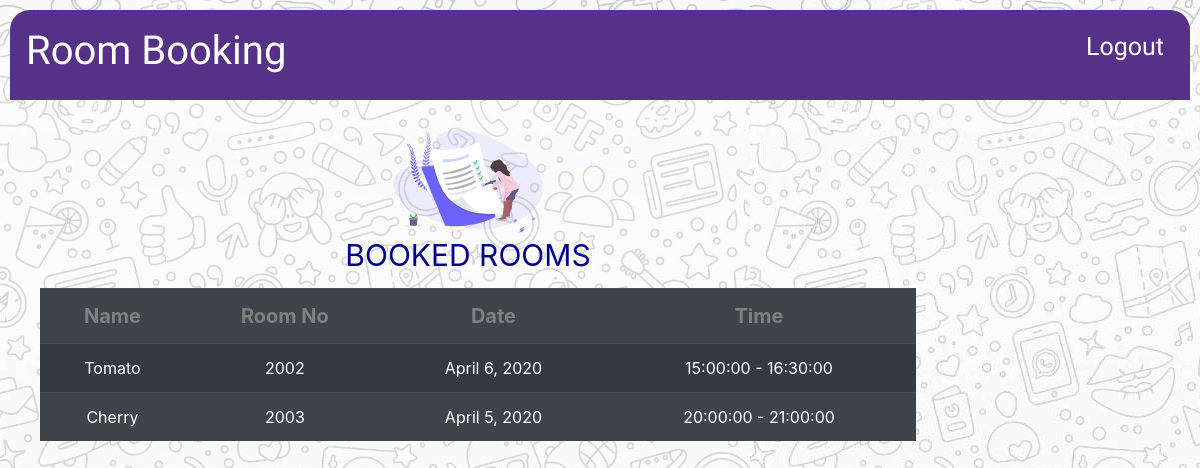
Before: /viewBookings (signed in) with the older database file.
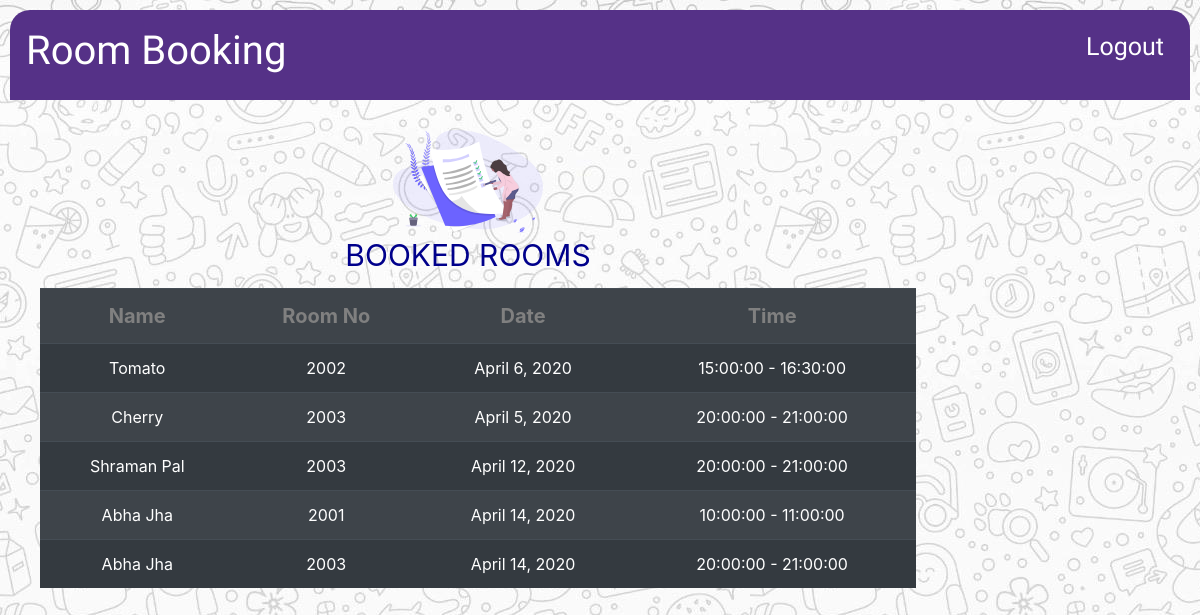
After: the same page with the newer database file.
### RoomBooking/models.py (models this page shows, shortened)
class Guest(models.Model):
    user=models.ForeignKey(User,on_delete=models.CASCADE,default=None)
    Name=models.CharField(max_length=50,null=True)
    roomNo=models.IntegerField(default=None)
    Date=models.DateField(default=datetime.date.today,blank=True)
    Time=models.ForeignKey(Available,on_delete=models.CASCADE,default=None)

class Available(models.Model):
    roomNo=models.IntegerField(default=None)
    startTime=models.TimeField(default=datetime.time(0,0,0))
    endTime=models.TimeField(default=datetime.time(0,0,0))
    def __str__(self):
        return "%s - %s"%(str(self.startTime),str(self.endTime))

### RoomBooking/views.py (the view)
# urls.py: path('viewBookings', views.viewBookings, name='viewBookings'),
def viewBookings(request):
    instance=False
    currentUser=request.user
    instance=Guest.objects.filter(user=currentUser)
    return render(request,'../templates/viewBookings.html',{'instance':instance})

### RoomBooking/templates/viewBookings.html (shortened to what this page needs)
{%extends 'base.html'%}
{%load static%}
{%block content%}
<link rel="stylesheet" href="https://stackpath.bootstrapcdn.com/bootstrap/4.4.1/css/bootstrap.min.css">
<link rel="stylesheet" type="text/css" href="../static/css/bookingForm.css">
<div class='container'>
    <div class="list-container">
        <div class="img">
            <img class='img' src="{% static 'images/list1.svg'%}">
        </div>
        <span>BOOKED ROOMS</span>
        <div class='list'>
            <table class="table table-striped table-dark table-hover">
                {%if instance%}
                    <tr>
                        <th>Name</th>
                        <th>Room No</th>
                        <th>Date</th>
                        <th>Time</th>
                    </tr>
                    {%for i in instance%}
                    <tr>
                        <td>{{i.Name}}</td>
                        <td>{{i.roomNo}}</td>
                        <td>{{i.Date}}</td>
                        <td>{{i.Time}}</td>
                    </tr>
                    {%endfor%}
                {%else%}
                <div class="form-container">
                    <h5>You have not made any bookings yet!</h5>
                </div>
                {%endif%}
            </table>
        </div>
    </div>
</div>
{%endblock%}

Changed rows visible on the page:
added Guest: Name "Shraman Pal", roomNo "2003", Date "April 12, 2020", Time "20:00:00 - 21:00:00"
added Guest: Name "Abha Jha", roomNo "2001", Date "April 14, 2020", Time "10:00:00 - 11:00:00"
added Guest: Name "Abha Jha", roomNo "2003", Date "April 14, 2020", Time "20:00:00 - 21:00:00"
